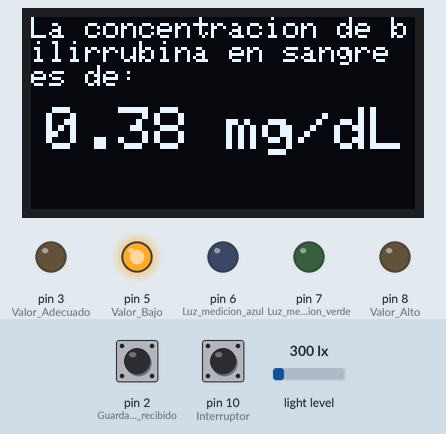
Bench run of a sketch on a simulated Arduino Uno, built with avr-gcc and run on an emulated ATmega328P. On the bench: 128×64 one-colour display, output pins drawn as LEDs (lit = HIGH). The inputs (shaded band) are chosen by the test bench; at power-on: pin 2 (Guardar_dato_recibido) HIGH, light level 300 lx, pin 10 (Interruptor) LOW. EEPROM starts erased.

Above: at 1.6 s.
1.7 s: pin 2 (Guardar_dato_recibido) pulled LOW for 2.75 s
At 6.8 s:
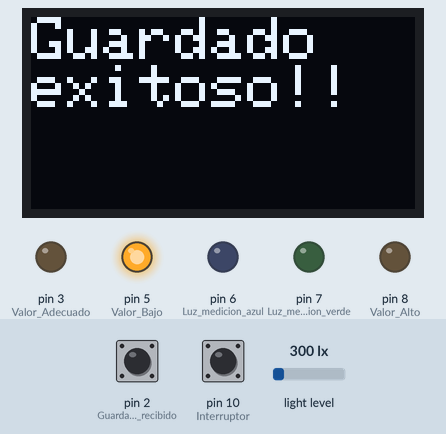
12.0 s: light level set to 256 lx
At 16.9 s:
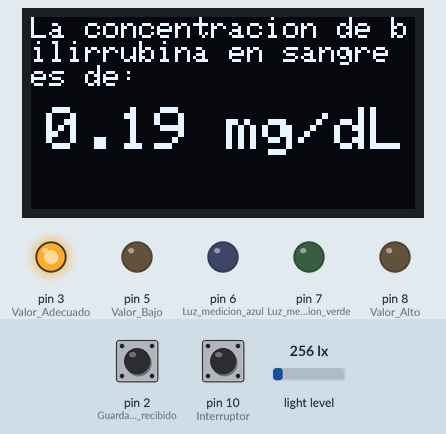
20.6 s: pin 10 (Interruptor) pulled HIGH for 2.75 s
At 21.7 s:
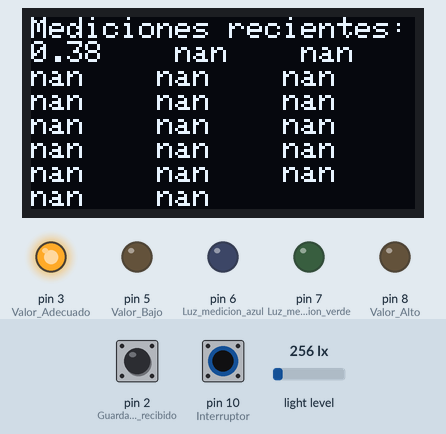
25.9 s: light level set to 1000 lx
At 33.4 s:
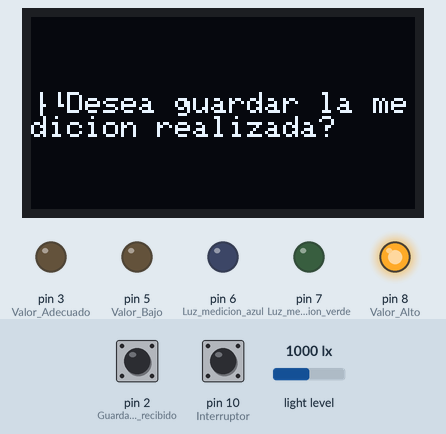
34.0 s: light level set to 919 lx
At 36.9 s:
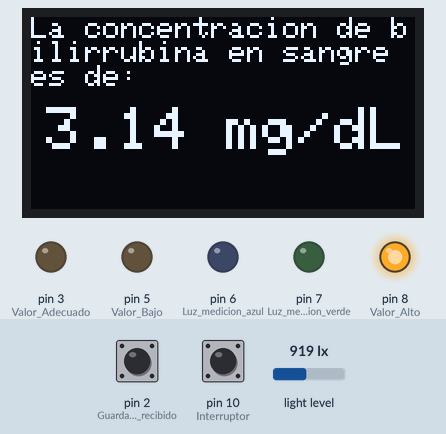
42.0 s: light level set to 875 lx
At 47.7 s:
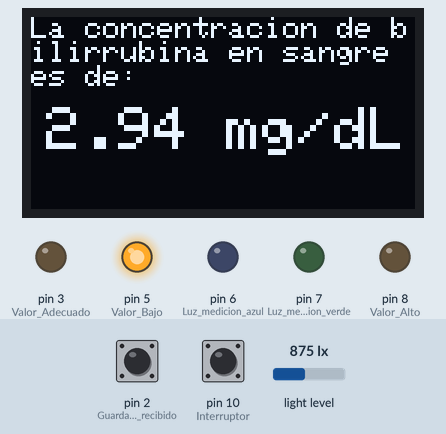
Timing chart, 0 to 53.7 s (numbered marks = the images above; inputs shaded):
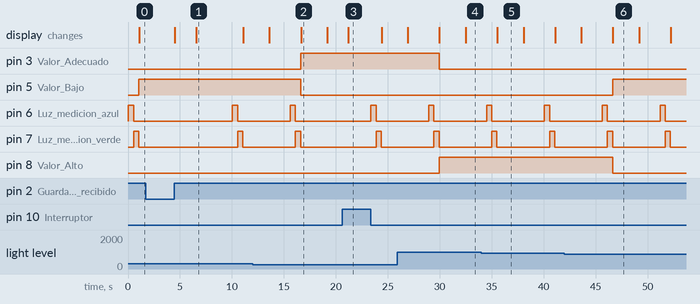

The sketch:

CodigoREFINADOUwU.ino
```cpp
#include "LowPower.h"
#include <Adafruit_SSD1306.h>
#include <Adafruit_GFX.h>
//#include <RTClib.h>
#include <EEPROM.h>
#include <BH1750.h>
#include <Wire.h>

#define ANCHO 128
#define LARGO 64
#define OLED_RESET 4

//RTC_DS1307 rtc;
BH1750 sensor;
Adafruit_SSD1306 oled(ANCHO, LARGO, &Wire, OLED_RESET);

//DECLARACION DE VARIABLES

float intLuzVerde = 0.0;
float intLuzAzul = 0.0;
int estado = 0;
int num_dato = 0;
float x;
//int num_fecha = 100;


//MODULOS SECUNDARIOS

void IRS(){
  if (digitalRead(2) == 0) {
    estado = 1;
    while (digitalRead(2) == 0);
    for (volatile unsigned int i = 0; i < 20000; i++) {}
  }
}

void iniciar() {
  Wire.begin();
  oled.begin(SSD1306_SWITCHCAPVCC, 0x3C);
  sensor.begin(BH1750::CONTINUOUS_HIGH_RES_MODE_2);
  //sensor.begin();
  Serial.begin(9600);
  pinMode(2, INPUT_PULLUP);//Guardar dato recibido
  attachInterrupt(digitalPinToInterrupt(2), IRS, FALLING); //definir interrupcion
  pinMode(3, OUTPUT); //Valor Adecuado
  pinMode(8, OUTPUT); //Valor Alto
  pinMode(5, OUTPUT); //Valor Bajo
  pinMode(6, OUTPUT); //Luz medicion azul
  pinMode(7, OUTPUT); //Luz medicion verde
  pinMode(10, INPUT); //Interruptor
  digitalWrite(6, LOW);
  digitalWrite(7, LOW);
}

double medicion() {
  digitalWrite(6, HIGH);
  float intLuzAzul = float(sensor.readLightLevel());
  delay(500);
  digitalWrite(6, LOW);
  digitalWrite(7, HIGH);
  float intLuzVerde = float(sensor.readLightLevel());
  delay(500);
  digitalWrite(7, LOW);
  float resultado = 0.45 * log10(1.24 * (pow(1.025, intLuzVerde) / intLuzAzul));
  return resultado;
}

void evaluacion(float x) {
  if ((x < 3) && (x > 0.3)) {
    digitalWrite(5, HIGH);
    digitalWrite(8, LOW);
    digitalWrite(3, LOW);
  }
  else {
    if (x >= 3) {
      digitalWrite(8, HIGH);
      digitalWrite(3, LOW);
      digitalWrite(5, LOW);
    }
    if (x <= 0.3) {
      digitalWrite(3, HIGH);
      digitalWrite(8, LOW);
      digitalWrite(5, LOW);
    }
  }
}

void mostrar(float x) {
  oled.clearDisplay();
  oled.setTextColor(WHITE);
  oled.setCursor(0, 0);
  oled.setTextSize(1);
  oled.print("La concentracion de bilirrubina en sangre es de:");
  oled.setCursor(5, 30);//oled.setCursor(10, 30);
  oled.setTextSize(2);
  oled.print(x);
  oled.print(" mg/dL");
  oled.display();
  delay(2500);
}

void guardar_dato(float x) {
  oled.clearDisplay();
  oled.setTextColor(WHITE);
  oled.setCursor(0, 25);
  oled.setTextSize(1);
  oled.print("¿Desea guardar la medicion realizada?");
  oled.display();
  delay(2000);
  if (estado == 1) {
    /*
    DateTime fecha = rtc.now();
    EEPROM.put(num_fecha, fecha.day());
    num_fecha = num_fecha + 5;
    EEPROM.put(num_fecha, fecha.month());
    num_fecha = num_fecha + 5;
    EEPROM.put(num_fecha, fecha.year());
    num_fecha = num_fecha + 5;
    EEPROM.put(num_fecha, fecha.hour());
    num_fecha = num_fecha + 5;
    EEPROM.put(num_fecha, fecha.minute());
    num_fecha = num_fecha + 5;
    EEPROM.put(num_fecha, fecha.second());
    num_fecha = num_fecha + 5;
    */
    EEPROM.put(num_dato, 0);
    EEPROM.put(num_dato, x);
    num_dato = num_dato + 5;
    if (num_dato == 100) {
      num_dato = 0;
    }
    /*if (num_fecha == 700) {
      num_fecha = 100;
    }
    }*/
    oled.clearDisplay();
    oled.setTextColor(WHITE);
    oled.setCursor(0, 0);
    oled.setTextSize(2);
    oled.print("Guardado  exitoso!!");
    oled.display();
    delay(3500);
    estado = 0;
}
}

void historial(){
  while (digitalRead(10) == 1){
    oled.clearDisplay();
    oled.setTextColor(WHITE);
    oled.setCursor(0, 0);
    oled.setTextSize(1);
    oled.println("Mediciones recientes:");
    oled.print(EEPROM.get(0, x));
    oled.print("    ");
    oled.print(EEPROM.get(35, x));
    oled.print("    ");
    oled.println(EEPROM.get(70, x));
    oled.print(EEPROM.get(5, x));
    oled.print("    ");
    oled.print(EEPROM.get(40, x));
    oled.print("    ");
    oled.println(EEPROM.get(75, x));
    oled.print(EEPROM.get(10, x));
    oled.print("    ");
    oled.print(EEPROM.get(45, x));
    oled.print("    ");
    oled.println(EEPROM.get(80, x));
    oled.print(EEPROM.get(15, x));
    oled.print("    ");
    oled.print(EEPROM.get(50, x));
    oled.print("    ");
    oled.println(EEPROM.get(85, x));
    oled.print(EEPROM.get(20, x));
    oled.print("    ");
    oled.print(EEPROM.get(55, x));
    oled.print("    ");
    oled.println(EEPROM.get(90, x));
    oled.print(EEPROM.get(25, x));
    oled.print("    ");
    oled.print(EEPROM.get(60, x));
    oled.print("    ");
    oled.println(EEPROM.get(95, x));
    oled.print(EEPROM.get(30, x));
    oled.print("    ");
    oled.print(EEPROM.get(65, x));
    /*oled.println(EEPROM.get(0, x));
    oled.setCursor(0, 17);
    oled.println(EEPROM.get(5, x));
    oled.setCursor(0, 25);
    oled.println(EEPROM.get(10, x));
    oled.setCursor(0, 33);
    oled.println(EEPROM.get(15, x));
    oled.setCursor(0, 41);
    oled.println(EEPROM.get(20, x));
    oled.setCursor(0, 49);
    oled.println(EEPROM.get(25, x));
    oled.setCursor(0, 57);
    oled.println(EEPROM.get(30, x));
    oled.setCursor(50, 9);
    oled.print(EEPROM.get(35, x));
    oled.setCursor(50, 17);
    oled.print(EEPROM.get(40, x));
    oled.setCursor(50, 25);
    oled.print(EEPROM.get(45, x));
    oled.setCursor(50, 33);
    oled.print(EEPROM.get(50, x));
    oled.setCursor(50, 41);
    oled.print(EEPROM.get(55, x));
    oled.setCursor(50, 49);
    oled.print(EEPROM.get(60, x));
    oled.setCursor(50, 57);
    oled.print(EEPROM.get(65, x));
    oled.setCursor(100, 9);
    oled.print(EEPROM.get(70, x));
    oled.setCursor(100, 17);
    oled.print(EEPROM.get(75, x));
    oled.setCursor(100, 25);
    oled.print(EEPROM.get(80, x));
    oled.setCursor(100, 33);
    oled.print(EEPROM.get(85, x));
    oled.setCursor(100, 41);
    oled.print(EEPROM.get(90, x));
    oled.setCursor(100, 49);
    oled.print(EEPROM.get(95, x));*/
    oled.display();
  }
}


//SETUP Y VOID

void setup() {
  iniciar();
  //rtc.adjust(DateTime(_DATE, __TIME_));
}

void loop() {
  float bilirrubina = medicion();
  evaluacion((float)bilirrubina);
  mostrar((float)bilirrubina);
  guardar_dato((float)bilirrubina);
  historial();
}
```

Measured:
- the behaviour switches between 283 and 282 lx on light level (found by bisection; images 1 and 2)
- the behaviour switches between 889 and 888 lx on light level (found by bisection; images 5 and 6)
- after the input at 12.0 s, pin 3 (Valor_Adecuado): LOW → HIGH after 4.6 s; pin 5 (Valor_Bajo): HIGH → LOW after 4.6 s; the display: first differs from a run without the input after 4.6 s (image 2)
- after the input at 20.6 s, the display: changes after 0.62 s (image 3)
- after the input at 25.9 s, pin 3 (Valor_Adecuado): HIGH → LOW after 4.0 s; pin 8 (Valor_Alto): LOW → HIGH after 4.0 s; the display: first differs from a run without the input after 4.1 s (image 4 shows a later state)
- after the input at 34.0 s, the display: changes after 1.5 s (image 5)
- after the input at 42.0 s, pin 5 (Valor_Bajo): LOW → HIGH after 4.6 s; pin 8 (Valor_Alto): HIGH → LOW after 4.6 s; the display: first differs from a run without the input after 4.7 s (image 6)
- by itself, pin 6 (Luz_medicion_azul), pin 7 (Luz_medicion_verde): alternates HIGH for 0.50 s and LOW for 5.1 s
